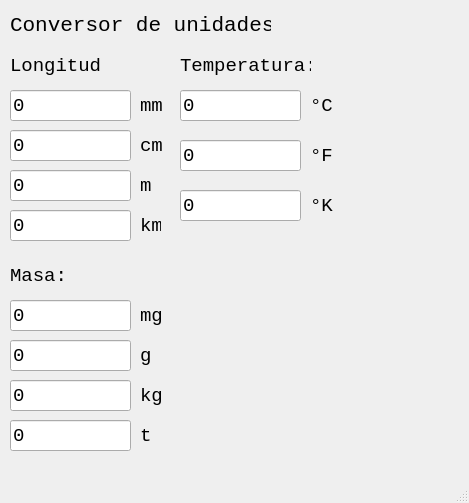
<?xml version="1.0" encoding="UTF-8"?>
<ui version="4.0">
 <class>MainWindow</class>
 <widget class="QMainWindow" name="MainWindow">
  <property name="geometry">
   <rect>
    <x>0</x>
    <y>0</y>
    <width>469</width>
    <height>503</height>
   </rect>
  </property>
  <property name="windowTitle">
   <string>MainWindow</string>
  </property>
  <widget class="QWidget" name="centralwidget">
   <widget class="QLabel" name="label">
    <property name="geometry">
     <rect>
      <x>10</x>
      <y>10</y>
      <width>261</width>
      <height>31</height>
     </rect>
    </property>
    <property name="font">
     <font>
      <family>Consolas</family>
      <pointsize>16</pointsize>
     </font>
    </property>
    <property name="text">
     <string>Conversor de unidades</string>
    </property>
   </widget>
   <widget class="QLabel" name="label_2">
    <property name="geometry">
     <rect>
      <x>10</x>
      <y>50</y>
      <width>91</width>
      <height>31</height>
     </rect>
    </property>
    <property name="font">
     <font>
      <family>Consolas</family>
      <pointsize>14</pointsize>
     </font>
    </property>
    <property name="text">
     <string>Longitud:</string>
    </property>
   </widget>
   <widget class="QLineEdit" name="txtMm">
    <property name="geometry">
     <rect>
      <x>10</x>
      <y>90</y>
      <width>121</width>
      <height>31</height>
     </rect>
    </property>
    <property name="font">
     <font>
      <family>Consolas</family>
      <pointsize>14</pointsize>
     </font>
    </property>
    <property name="text">
     <string>0</string>
    </property>
   </widget>
   <widget class="QLabel" name="label_3">
    <property name="geometry">
     <rect>
      <x>140</x>
      <y>130</y>
      <width>31</width>
      <height>31</height>
     </rect>
    </property>
    <property name="font">
     <font>
      <family>Consolas</family>
      <pointsize>14</pointsize>
     </font>
    </property>
    <property name="text">
     <string>cm</string>
    </property>
   </widget>
   <widget class="QLineEdit" name="txtCm">
    <property name="geometry">
     <rect>
      <x>10</x>
      <y>130</y>
      <width>121</width>
      <height>31</height>
     </rect>
    </property>
    <property name="font">
     <font>
      <family>Consolas</family>
      <pointsize>14</pointsize>
     </font>
    </property>
    <property name="text">
     <string>0</string>
    </property>
   </widget>
   <widget class="QLabel" name="label_4">
    <property name="geometry">
     <rect>
      <x>140</x>
      <y>170</y>
      <width>21</width>
      <height>31</height>
     </rect>
    </property>
    <property name="font">
     <font>
      <family>Consolas</family>
      <pointsize>14</pointsize>
     </font>
    </property>
    <property name="text">
     <string>m</string>
    </property>
   </widget>
   <widget class="QLineEdit" name="txtKm">
    <property name="geometry">
     <rect>
      <x>10</x>
      <y>210</y>
      <width>121</width>
      <height>31</height>
     </rect>
    </property>
    <property name="font">
     <font>
      <family>Consolas</family>
      <pointsize>14</pointsize>
     </font>
    </property>
    <property name="text">
     <string>0</string>
    </property>
   </widget>
   <widget class="QLineEdit" name="txtM">
    <property name="geometry">
     <rect>
      <x>10</x>
      <y>170</y>
      <width>121</width>
      <height>31</height>
     </rect>
    </property>
    <property name="font">
     <font>
      <family>Consolas</family>
      <pointsize>14</pointsize>
     </font>
    </property>
    <property name="text">
     <string>0</string>
    </property>
   </widget>
   <widget class="QLabel" name="label_5">
    <property name="geometry">
     <rect>
      <x>140</x>
      <y>90</y>
      <width>31</width>
      <height>31</height>
     </rect>
    </property>
    <property name="font">
     <font>
      <family>Consolas</family>
      <pointsize>14</pointsize>
     </font>
    </property>
    <property name="text">
     <string>mm</string>
    </property>
   </widget>
   <widget class="QLabel" name="label_6">
    <property name="geometry">
     <rect>
      <x>140</x>
      <y>210</y>
      <width>21</width>
      <height>31</height>
     </rect>
    </property>
    <property name="font">
     <font>
      <family>Consolas</family>
      <pointsize>14</pointsize>
     </font>
    </property>
    <property name="text">
     <string>km</string>
    </property>
   </widget>
   <widget class="QLineEdit" name="txtMg">
    <property name="geometry">
     <rect>
      <x>10</x>
      <y>300</y>
      <width>121</width>
      <height>31</height>
     </rect>
    </property>
    <property name="font">
     <font>
      <family>Consolas</family>
      <pointsize>14</pointsize>
     </font>
    </property>
    <property name="text">
     <string>0</string>
    </property>
   </widget>
   <widget class="QLabel" name="label_7">
    <property name="geometry">
     <rect>
      <x>10</x>
      <y>260</y>
      <width>91</width>
      <height>31</height>
     </rect>
    </property>
    <property name="font">
     <font>
      <family>Consolas</family>
      <pointsize>14</pointsize>
     </font>
    </property>
    <property name="text">
     <string>Masa:</string>
    </property>
   </widget>
   <widget class="QLineEdit" name="txtG">
    <property name="geometry">
     <rect>
      <x>10</x>
      <y>340</y>
      <width>121</width>
      <height>31</height>
     </rect>
    </property>
    <property name="font">
     <font>
      <family>Consolas</family>
      <pointsize>14</pointsize>
     </font>
    </property>
    <property name="text">
     <string>0</string>
    </property>
   </widget>
   <widget class="QLineEdit" name="txtKg">
    <property name="geometry">
     <rect>
      <x>10</x>
      <y>380</y>
      <width>121</width>
      <height>31</height>
     </rect>
    </property>
    <property name="font">
     <font>
      <family>Consolas</family>
      <pointsize>14</pointsize>
     </font>
    </property>
    <property name="text">
     <string>0</string>
    </property>
   </widget>
   <widget class="QLineEdit" name="txtT">
    <property name="geometry">
     <rect>
      <x>10</x>
      <y>420</y>
      <width>121</width>
      <height>31</height>
     </rect>
    </property>
    <property name="font">
     <font>
      <family>Consolas</family>
      <pointsize>14</pointsize>
     </font>
    </property>
    <property name="text">
     <string>0</string>
    </property>
   </widget>
   <widget class="QLabel" name="label_8">
    <property name="geometry">
     <rect>
      <x>140</x>
      <y>300</y>
      <width>31</width>
      <height>31</height>
     </rect>
    </property>
    <property name="font">
     <font>
      <family>Consolas</family>
      <pointsize>14</pointsize>
     </font>
    </property>
    <property name="text">
     <string>mg</string>
    </property>
   </widget>
   <widget class="QLabel" name="label_9">
    <property name="geometry">
     <rect>
      <x>140</x>
      <y>340</y>
      <width>31</width>
      <height>31</height>
     </rect>
    </property>
    <property name="font">
     <font>
      <family>Consolas</family>
      <pointsize>14</pointsize>
     </font>
    </property>
    <property name="text">
     <string>g</string>
    </property>
   </widget>
   <widget class="QLabel" name="label_10">
    <property name="geometry">
     <rect>
      <x>140</x>
      <y>380</y>
      <width>31</width>
      <height>31</height>
     </rect>
    </property>
    <property name="font">
     <font>
      <family>Consolas</family>
      <pointsize>14</pointsize>
     </font>
    </property>
    <property name="text">
     <string>kg</string>
    </property>
   </widget>
   <widget class="QLabel" name="label_11">
    <property name="geometry">
     <rect>
      <x>140</x>
      <y>420</y>
      <width>31</width>
      <height>31</height>
     </rect>
    </property>
    <property name="font">
     <font>
      <family>Consolas</family>
      <pointsize>14</pointsize>
     </font>
    </property>
    <property name="text">
     <string>t</string>
    </property>
   </widget>
   <widget class="QLabel" name="label_12">
    <property name="geometry">
     <rect>
      <x>180</x>
      <y>50</y>
      <width>131</width>
      <height>31</height>
     </rect>
    </property>
    <property name="font">
     <font>
      <family>Consolas</family>
      <pointsize>14</pointsize>
     </font>
    </property>
    <property name="text">
     <string>Temperatura:</string>
    </property>
   </widget>
   <widget class="QLineEdit" name="txtCel">
    <property name="geometry">
     <rect>
      <x>180</x>
      <y>90</y>
      <width>121</width>
      <height>31</height>
     </rect>
    </property>
    <property name="font">
     <font>
      <family>Consolas</family>
      <pointsize>14</pointsize>
     </font>
    </property>
    <property name="text">
     <string>0</string>
    </property>
   </widget>
   <widget class="QLineEdit" name="txtFar">
    <property name="geometry">
     <rect>
      <x>180</x>
      <y>140</y>
      <width>121</width>
      <height>31</height>
     </rect>
    </property>
    <property name="font">
     <font>
      <family>Consolas</family>
      <pointsize>14</pointsize>
     </font>
    </property>
    <property name="text">
     <string>0</string>
    </property>
   </widget>
   <widget class="QLineEdit" name="txtKel">
    <property name="geometry">
     <rect>
      <x>180</x>
      <y>190</y>
      <width>121</width>
      <height>31</height>
     </rect>
    </property>
    <property name="font">
     <font>
      <family>Consolas</family>
      <pointsize>14</pointsize>
     </font>
    </property>
    <property name="text">
     <string>0</string>
    </property>
   </widget>
   <widget class="QLabel" name="label_13">
    <property name="geometry">
     <rect>
      <x>310</x>
      <y>90</y>
      <width>31</width>
      <height>31</height>
     </rect>
    </property>
    <property name="font">
     <font>
      <family>Consolas</family>
      <pointsize>14</pointsize>
     </font>
    </property>
    <property name="text">
     <string>°C</string>
    </property>
   </widget>
   <widget class="QLabel" name="label_14">
    <property name="geometry">
     <rect>
      <x>310</x>
      <y>140</y>
      <width>31</width>
      <height>31</height>
     </rect>
    </property>
    <property name="font">
     <font>
      <family>Consolas</family>
      <pointsize>14</pointsize>
     </font>
    </property>
    <property name="text">
     <string>°F</string>
    </property>
   </widget>
   <widget class="QLabel" name="label_15">
    <property name="geometry">
     <rect>
      <x>310</x>
      <y>190</y>
      <width>31</width>
      <height>31</height>
     </rect>
    </property>
    <property name="font">
     <font>
      <family>Consolas</family>
      <pointsize>14</pointsize>
     </font>
    </property>
    <property name="text">
     <string>°K</string>
    </property>
   </widget>
  </widget>
  <widget class="QMenuBar" name="menubar">
   <property name="geometry">
    <rect>
     <x>0</x>
     <y>0</y>
     <width>469</width>
     <height>21</height>
    </rect>
   </property>
  </widget>
  <widget class="QStatusBar" name="statusbar"/>
 </widget>
 <resources/>
 <connections/>
</ui>
